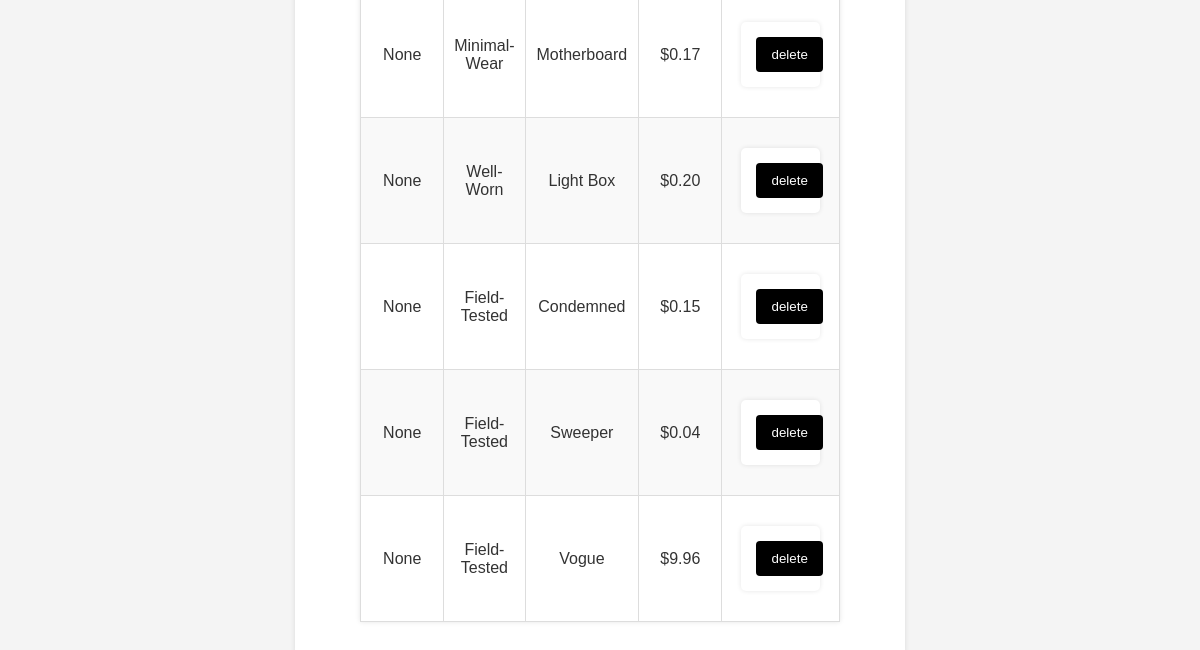
Before: / (lower part) with the older database file.
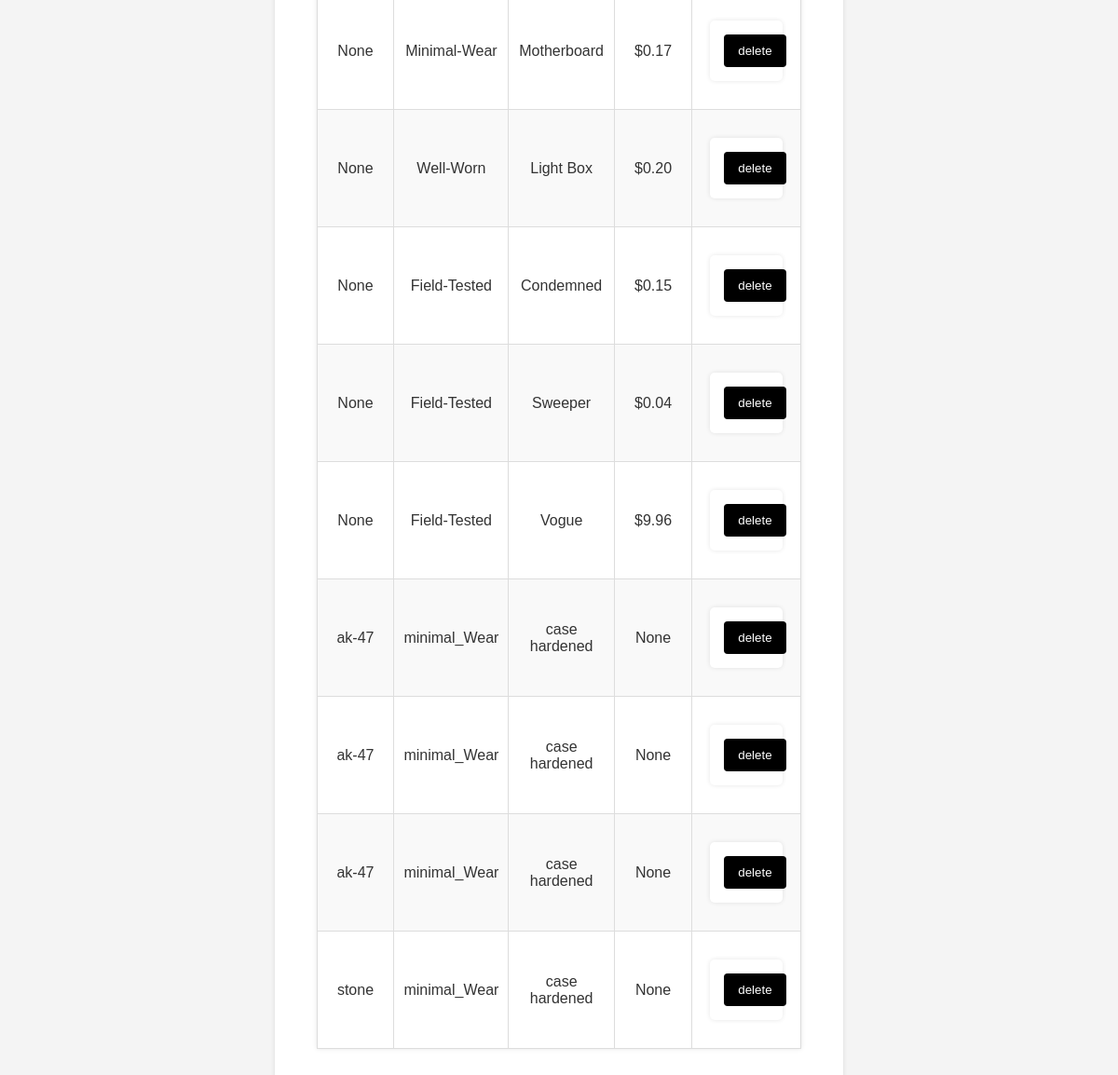
After: the same page with the newer database file.
### tables this page shows
CREATE TABLE CS_Skins (id INTEGER PRIMARY KEY, Skin_Name TEXT, Wear TEXT, Price INTEGER, Weapon_id INTEGER REFERENCES Catigory_Wepons (id), "Stat-Track" TEXT);

### app.py (the view)
@app.route("/")
def home():
    cursor = get_db().cursor()
    sql ="SELECT * FROM CS_Skins"
    cursor.execute(sql)
    results = cursor.fetchall()
    return render_template("contents.html", results=results)

### app.py (called while the page is built)
def get_db():
    db = getattr(g, '_database', None)
    if db is None:
        db = g._database = sqlite3.connect(DATABASE)
    return db

@app.teardown_appcontext
def close_connection(exception):
    db = getattr(g, '_database', None)
    if db is not None:
        db.close()

### templates/contents.html (shortened to what this page needs)
<!DOCTYPE html>
<html lang="en">
<head>
    <link rel="stylesheet" href={{url_for('static',filename='styles.css')}}>
</head>
<body>
    <form action="/add" method="post">
    <table>
        {% for item in results %}
        <tr>
            <td>{{item[4]}}</td>
            <td>{{item[2]}}</td>
            <td>{{item[1]}}</td>
            <td>{{item[3]}}</td>
            <td>
                <form action="/delete" method="post">
                    <input type="submit" value="delete">
                </form>
            </td>
        </tr>
        {% endfor %}
</body>
</html>

### static/styles.css (style rules this page uses)
body { font-family: Arial, sans-serif; background-color: #f4f4f4; color: #333; text-align: center; margin: 0; padding: 20px; }
table { width: 80%; margin: 20px auto; border-collapse: collapse; background-color: #fff; box-shadow: 0px 0px 5px rgba(0, 0, 0, 0.1); }
table, th, td { border: 1px solid #ddd; }
tr:nth-child(even) { background-color: #f9f9f9; }
form { width: 50%; margin: 20px auto; padding: 15px; background-color: #fff; box-shadow: 0px 0px 5px rgba(0, 0, 0, 0.1); border-radius: 5px; }
input[type="submit"] { background-color: #000000; color: white; padding: 10px 15px; border: none; cursor: pointer; border-radius: 4px; transition: background 0.3s ease; }
input[type="submit"][value="delete"] { background-color: #000000; }

Changed rows visible on the page:
added CS_Skins: Weapon "ak-47", Wear "minimal_Wear", Skin_Name "case hardened", item "None"
added CS_Skins: Weapon "ak-47", Wear "minimal_Wear", Skin_Name "case hardened", item "None"
added CS_Skins: Weapon "ak-47", Wear "minimal_Wear", Skin_Name "case hardened", item "None"
added CS_Skins: Weapon "stone", Wear "minimal_Wear", Skin_Name "case hardened", item "None"
